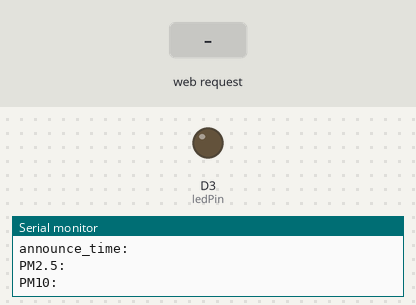
A sketch run on a simulated ESP8266 (NodeMCU). On the bench: output pins drawn as LEDs (lit = HIGH), the last lines printed to the serial monitor. Inputs (shaded band) come from the test bench. WiFi joins after 1.5 s; servers stay silent unless stated; uploads are accepted with an empty reply.

Above: at 2.9 s.
3.0 s: HTTP request GET /LED=ON received
At 4.2 s:
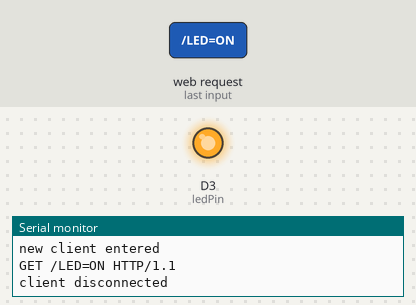
4.5 s: HTTP request GET /LED=OFF received
At 5.5 s:
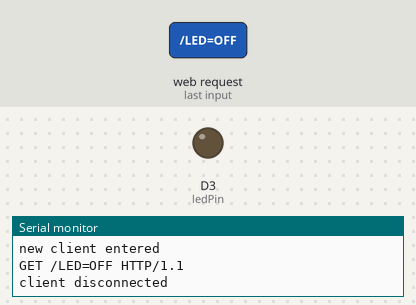
Timing chart, 0 to 7.5 s (numbered marks = the images above; inputs shaded):
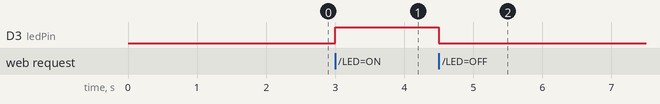

Measured:
- after the input at 3.0 s, D3 (ledPin): LOW → HIGH at once
- after the input at 4.5 s, D3 (ledPin): HIGH → LOW at once

The sketch:

Arduino_2-2.ino
```cpp
#include <ESP8266WiFi.h>
#include <ESP8266HTTPClient.h>

const char* ssid = "KMU_SW";
const char* password = "kookminsw";

IPAddress ip (192, 168, 33, 29); // 연결할, 고정 IP 주소 --> wifi 설정때문인지 고정이 되지 않음 --> 그래도 시리얼 모니터에 나오는것 그대로 들어가서 사용하면 될
IPAddress gateway (192, 168, 0, 1); // 게이트웨이 주소
IPAddress subnet (255, 255, 252, 0); // 서브마스크 주소
IPAddress dns (168, 126, 63, 1); // DNS 주소
int ledPin = D3; // LED 핀 번호 설정
WiFiServer server(80); //80 port로 웹서버를 열겠다~ ++++) server는 WiFiServer라는 클래스의 인스턴스가 됩니다.

const String url = "http://apis.data.go.kr/B552584/ArpltnInforInqireSvc/getMsrstnAcctoRltmMesureDnsty?serviceKey=Hn8hkZzM%2B7YvGOv2I7um%2FU94g1HNg4Dp%2FB7PGzgCY2hPZKpX7DJ4urpTtr%2Bz%2FMq8XZydM%2BAbNiRWqNixDKrnKQ%3D%3D&returnType=xml&numOfRows=100&pageNo=1&stationName=%EC%84%B1%EB%B6%81%EA%B5%AC&dataTerm=DAILY&ver=1.3";
String line = "";
//미세먼지 저장 변수
float PM25;
float PM10;
String PM25_1;
String PM10_1;
String announce_time;


//----------------------------------------------------------------------------------------------------------

void get_PM() {
  if ((WiFi.status() == WL_CONNECTED))
   {Serial.println("Starting connection to server(PM)...");
    HTTPClient http;
    http.begin(url);       //Specify the URL
    int httpCode = http.GET();  //Make the request
    if (httpCode > 0) {         //Check for the returning code
      line = http.getString();
   }
  else {Serial.println("Error on HTTP request");}
    parsing();
    http.end(); //Free the resources
  }
}

//----------------------------------------------------------------------------------------------------------

void parsing() {
  int data_start= line.indexOf(F("<dataTime>")); // "<tm>"문자가 시작되는 인덱스 값('<'의 인덱스)을 반환한다.
  int data_end= line.indexOf(F("</dataTime>"));
  announce_time = line.substring(data_start + 10, data_end); // +4: "<tm>"스트링의 크기 4바이트, 4칸 이동
  Serial.print(F("announce_time: ")); Serial.println(announce_time);


  int PM25_start= line.indexOf(F("<pm25Value>")); // "<tm>"문자가 시작되는 인덱스 값('<'의 인덱스)을 반환한다.
  int PM25_end= line.indexOf(F("</pm25Value>"));
  PM25_1 = line.substring(PM25_start + 11, PM25_end); // +4: "<tm>"스트링의 크기 4바이트, 4칸 이동
  Serial.print(F("PM2.5: ")); Serial.println(PM25_1);
  PM25 = PM25_1.toInt();   // 자료형 변경 String -> int

  int PM10_start= line.indexOf(F("<pm10Value>")); // "<tm>"문자가 시작되는 인덱스 값('<'의 인덱스)을 반환한다.
  int PM10_end= line.indexOf(F("</pm10Value>"));
  PM10_1 = line.substring(PM10_start + 11, PM10_end); // +4: "<tm>"스트링의 크기 4바이트, 4칸 이동
  Serial.print(F("PM10: ")); Serial.println(PM10_1);
  PM10 = PM10_1.toInt();   // 자료형 변경 String -> int
  line = "";
}

//---------------------------------------------------------------------------------------------------------------------------
void setup() {
  Serial.begin(115200); // 115200의 속도로 시리얼 통신을 시작.
  delay(10);

  pinMode(ledPin, OUTPUT);
  digitalWrite(ledPin, LOW);

  // Connect to WiFi network
  Serial.println(); // Serial에 ()에 해당하는 내용 전달
  Serial.println();
  Serial.print("Connecting to ");
  Serial.println(ssid);

  WiFi.config (ip, gateway, subnet);
  WiFi.begin(ssid, password);


  while (WiFi.status() != WL_CONNECTED) { // wifi가 연결 될때까지 .출력
    delay(500);
    Serial.print(".");
  }
  Serial.println("");
  Serial.println("WiFi connected");

  // Start the server
  server.begin(); //웹 서버 시작
  Serial.println("Server started");

  // Print the IP address
  Serial.print("Use this URL : ");
  Serial.print("http://");
  Serial.print(WiFi.localIP()); // ESP8266의 Ipv4 주소 출력 --> ESP8266은 wifi를 사용한다 --> 따라서 IP를 부여받는다!!
  Serial.println("/");
  get_PM();
}

//---------------------------------------------------------------------------------------------------------------------------

void loop() {
  // Check if a client has connected
  WiFiClient client = server.available(); // client가 접속하면 true // client가 접속하지 않고 있다면 false를 반환

  if(client){ // 만약에 클라이언트가 접속했다면...
    Serial.println("new client entered");

    while(client.connected()){  // client가 계속 접속하고 있으면...(연결 유지 여부 확인)

      if(client.available()){ //buffer에 도착한 메시지가 있는지 체크해서 반환해준다
        // 해당 파트를 통해서 url parameter가 변화함에 따라 하드웨어를 제어할 수 있게 만들어줄 수 있습니다.
        String request = client.readStringUntil('\r'); //
        Serial.println(request);
        client.flush();
        int value = LOW;
        if (request.indexOf("/LED=ON") != -1) { // 만약에 요청(아마 url parameter)이 /LED=ON이다 --> LED를 켜준다.
          digitalWrite(ledPin, HIGH);
          value = HIGH;
        }
        if (request.indexOf("/LED=OFF") != -1){ // 만약에 요청(아마 url parameter)이 /LED=OFF이다 --> LED를 꺼준다.
          digitalWrite(ledPin, LOW);
          value = LOW;
        }

        // <HTML 파트입니다!!!>


        delay(1);
        break; // --> 이 break를 쓰지 않는다면, client에서 계속 HTML을 늘여써줘서 아래에 같은 웹이 뜨게 됩니다!! 중요!!
      }
    }
    client.stop(); // 클라이언트의 접속이 완료되면 접속 종료
    Serial.println("client disconnected");
  }
}
```
